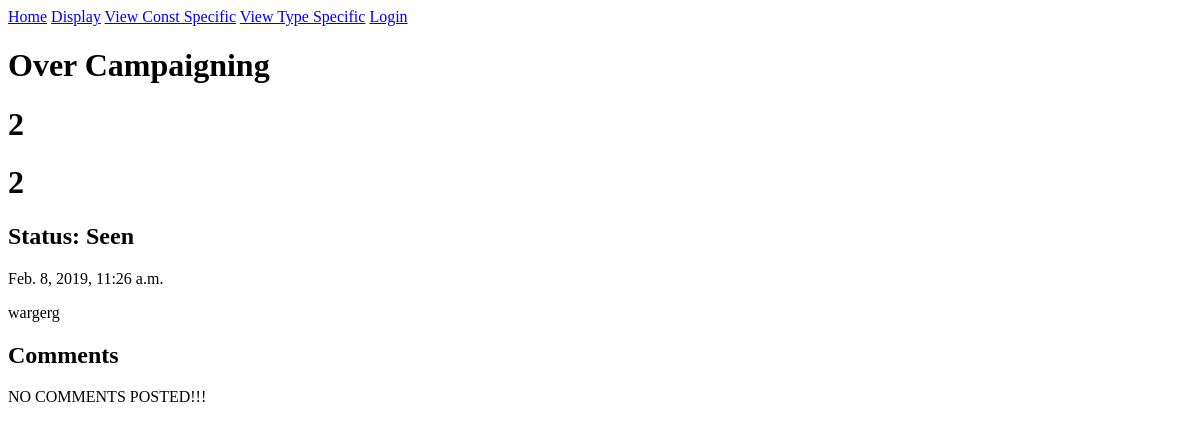
/complaints/details/15, run on an earlier commit of the app's database.
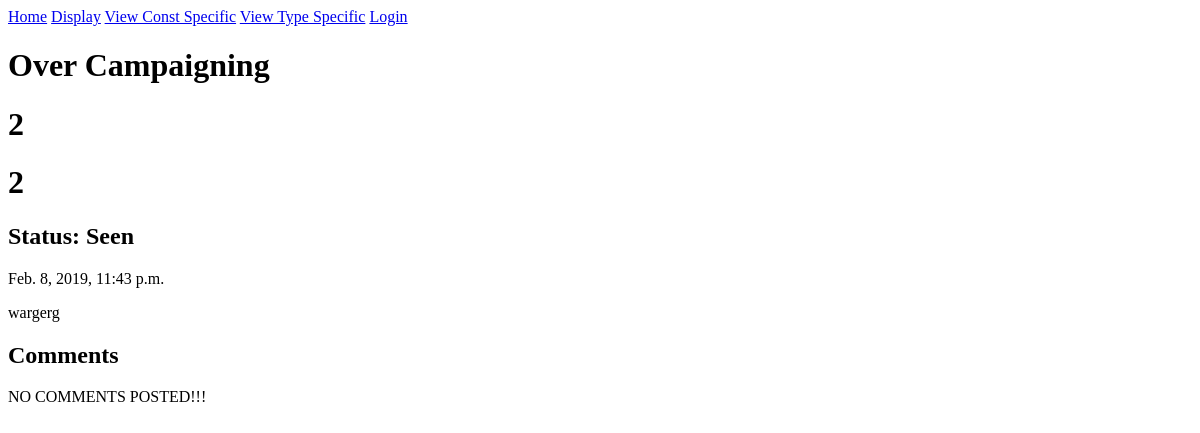
And on a later commit of the database.
### complaints/models.py (models this page shows, shortened)
class Complaint(models.Model):
    user = models.ForeignKey(
        User, related_name='complaints', on_delete=models.CASCADE)
    COMPLAINT_CHOICES = []
    type_list = [u['type'] for u in acc_models.ComplaintType.objects.all().values('type')]
    for temp in type_list:
        COMPLAINT_CHOICES.append((temp,temp))
    choice = models.CharField(
        max_length=50, choices=COMPLAINT_CHOICES, blank=False)
    description = models.TextField(blank=True)
    file_upload = models.FileField(
        upload_to='files', blank=True)
    file_upload1 = models.FileField(
        upload_to='files', blank=True)
    file_upload2 = models.FileField(
        upload_to='files', blank=True)
    file_upload3 = models.FileField(
        upload_to='files', blank=True)
    file_upload4 = models.FileField(
        upload_to='files', blank=True)
    file_upload5 = models.FileField(
        upload_to='files', blank=True)
    created_at = models.DateTimeField(auto_now=True)
    viewed_complaint = models.BooleanField(default=False)
    class Meta():
        ordering = ['created_at']
        unique_together = ["user", "choice"]

### accounts/models.py (models this page shows, shortened)
class Voter(models.Model):
    user = models.OneToOneField(
        User, related_name="voter_details", on_delete=models.CASCADE)
    phone_num = models.PositiveIntegerField()
    cons_no = models.PositiveIntegerField(blank=False)
    booth_no = models.PositiveIntegerField(blank=False)

### complaints/views.py (the view)
# urls.py: path('details/<int:pk>', views.ComplaintDetail.as_view(), name='single'),
class ComplaintDetail(generic.DetailView, LoginRequiredMixin):
    model = models.Complaint
    template_name = 'complaint/complaint_detail.html'

### accounts/context_processors.py (called while the page is built)
def GovList(request):
    id_list = [u['user'] for u in acc_models.GovUser.objects.all().values('user')]
    govname_list=[]
    for num in id_list:
        temp = User.objects.get(id__iexact = num)
        temp_name = temp.username
        govname_list.append(temp_name)
    return {'govname_list':govname_list}

### complaints/templates/complaint/complaint_detail.html (shortened to what this page needs)
{% extends "complaint/complaint_base.html" %}
{% block complaint_content %}
<h1>{{ complaint.choice }}</h1>
<h1>{{ complaint.user.voter_details.cons_no }}</h1>
<h1>{{ complaint.user.voter_details.booth_no }}</h1>
{% if complaint.viewed_complaint == 1 %}
<h2>Status: Seen</h2>
{% else %}
<h2>Status: Unseen</h2>
{% endif %}
<p>{{ complaint.created_at }}</p>
<p>{{ complaint.description }}</p>
<h2>Comments</h2>
{% for comment in complaint.comments.all %}
    <ul>
        <li>
            <p>{{ comment.text|safe|linebreaks }}</p>
        </li>
    </ul>
    {% empty %}
    <p>
        NO COMMENTS POSTED!!!
    </p>
{% endfor %}
{% endblock %}

What changed in the data, as far as the page shows it:
changed Complaint "Over Campaigning": created_at "Feb. 8, 2019, 11:26 a.m." → "Feb. 8, 2019, 11:43 p.m."
